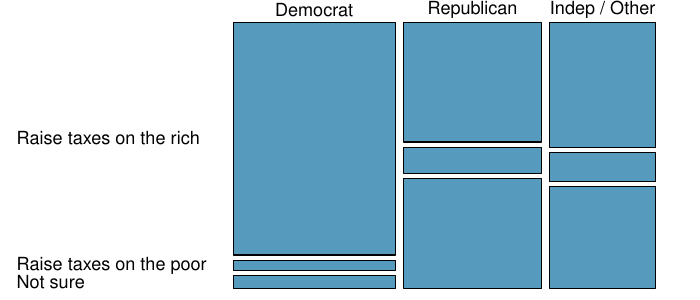

This figure's R source:
# load openintro package for colors ---------------------------------
library(openintro)

# create data -------------------------------------------------------
# based on http://www.publicpolicypolling.com/pdf/2015/PPP_Release_National_30215.pdf

n = 691

n_dem = round(n * 0.40)
n_rep = round(n * 0.34)
n_indep = 691 - (n_dem + n_rep)

party =  c(rep("Democrat", n_dem), rep("Republican", n_rep), rep("Indep / Other", n_indep))
party = factor(party, levels = c("Democrat", "Republican", "Indep / Other"))
taxes = c(rep("Raise taxes on the rich", round(n_dem * 0.91)), 
          rep("Raise taxes on the poor", round(n_dem * 0.04)), 
          rep("Not sure", round(n_dem * 0.05)),
          rep("Raise taxes on the rich", round(n_rep * 0.47)), 
          rep("Raise taxes on the poor", round(n_rep * 0.10)), 
          rep("Not sure", round(n_rep * 0.43)),
          rep("Raise taxes on the rich", round(n_indep * 0.49)), 
          rep("Raise taxes on the poor", round(n_indep * 0.11)), 
          rep("Not sure", round(n_indep * 0.40)) 
)
taxes = factor(taxes, levels = c("Raise taxes on the rich", "Raise taxes on the poor", "Not sure"))


# mosaicplot --------------------------------------------------------

pdf("raise_taxes_mosaic.pdf", 7, 3)
par(mar=c(0.5,0,0.2,0.5), las=1, mgp=c(4,1,0))

mosaicplot(party ~ taxes, main = "", cex.axis = 1.1, 
           xlab = "", ylab = "", color = COL[1])

dev.off()